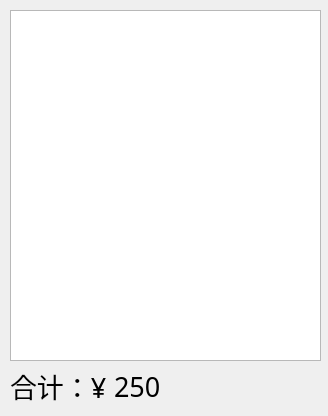
<?xml version="1.0" encoding="UTF-8"?>
<ui version="4.0">
 <class>MealOrderDialog</class>
 <widget class="QDialog" name="MealOrderDialog">
  <property name="geometry">
   <rect>
    <x>0</x>
    <y>0</y>
    <width>328</width>
    <height>416</height>
   </rect>
  </property>
  <property name="windowTitle">
   <string>订餐信息</string>
  </property>
  <widget class="QTableView" name="tableView">
   <property name="geometry">
    <rect>
     <x>10</x>
     <y>10</y>
     <width>311</width>
     <height>351</height>
    </rect>
   </property>
  </widget>
  <widget class="QWidget" name="layoutWidget">
   <property name="geometry">
    <rect>
     <x>10</x>
     <y>370</y>
     <width>311</width>
     <height>32</height>
    </rect>
   </property>
   <layout class="QHBoxLayout" name="horizontalLayout_2">
    <item>
     <widget class="QLabel" name="lbPrice">
      <property name="font">
       <font>
        <family>隶书</family>
        <pointsize>20</pointsize>
       </font>
      </property>
      <property name="text">
       <string>合计：¥</string>
      </property>
     </widget>
    </item>
    <item>
     <widget class="QLabel" name="priceLabel">
      <property name="font">
       <font>
        <family>隶书</family>
        <pointsize>20</pointsize>
       </font>
      </property>
      <property name="text">
       <string>250</string>
      </property>
     </widget>
    </item>
    <item>
     <spacer name="horizontalSpacer_2">
      <property name="orientation">
       <enum>Qt::Horizontal</enum>
      </property>
      <property name="sizeHint" stdset="0">
       <size>
        <width>40</width>
        <height>20</height>
       </size>
      </property>
     </spacer>
    </item>
   </layout>
  </widget>
 </widget>
 <resources/>
 <connections/>
</ui>
